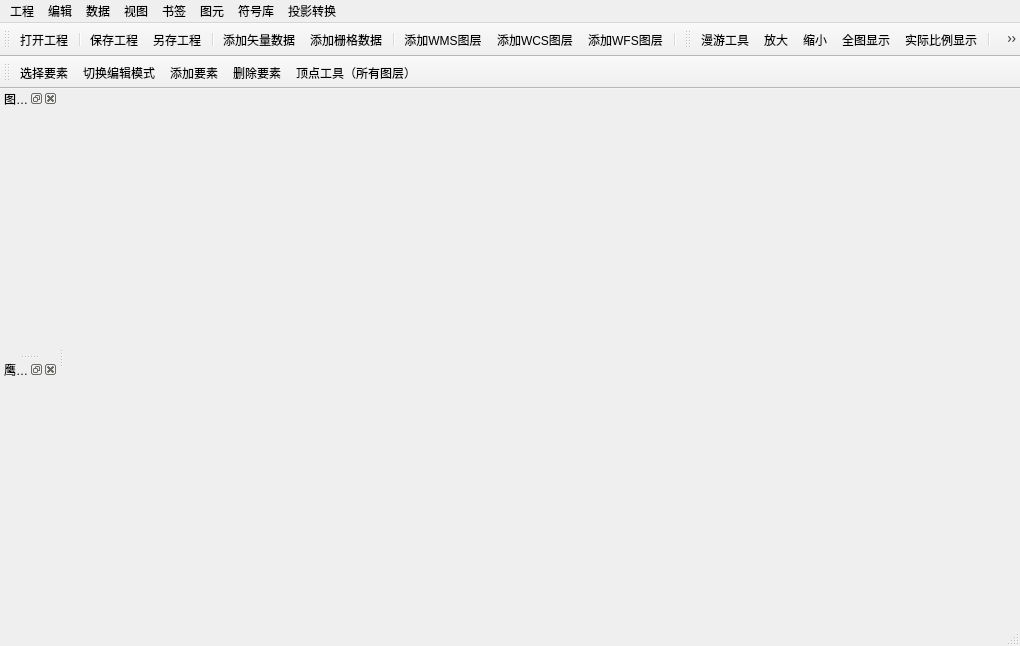
<?xml version="1.0" encoding="UTF-8"?>
<ui version="4.0">
 <class>DataViewerClass</class>
 <widget class="QMainWindow" name="DataViewerClass">
  <property name="geometry">
   <rect>
    <x>0</x>
    <y>0</y>
    <width>1020</width>
    <height>646</height>
   </rect>
  </property>
  <property name="windowTitle">
   <string>DataViewer</string>
  </property>
  <widget class="QWidget" name="centralWidget"/>
  <widget class="QMenuBar" name="menuBar">
   <property name="geometry">
    <rect>
     <x>0</x>
     <y>0</y>
     <width>1020</width>
     <height>23</height>
    </rect>
   </property>
   <widget class="QMenu" name="menuFile">
    <property name="title">
     <string>工程</string>
    </property>
    <addaction name="actionNewProject"/>
    <addaction name="actionOpenProject"/>
    <addaction name="actionSaveProject"/>
    <addaction name="actionSaveAsProject"/>
    <addaction name="separator"/>
    <addaction name="actionExit"/>
   </widget>
   <widget class="QMenu" name="menuData">
    <property name="title">
     <string>数据</string>
    </property>
    <widget class="QMenu" name="menuMeasure">
     <property name="title">
      <string>测量</string>
     </property>
     <addaction name="actionMeasureLine"/>
     <addaction name="actionMeasureArea"/>
     <addaction name="actionMeasureAngle"/>
    </widget>
    <addaction name="actionAddVectorData"/>
    <addaction name="actionAddRasterData"/>
    <addaction name="actionAddWmsLayer"/>
    <addaction name="actionAddWfsLayer"/>
    <addaction name="actionAddWcsLayer"/>
    <addaction name="separator"/>
    <addaction name="menuMeasure"/>
   </widget>
   <widget class="QMenu" name="menuBookMark">
    <property name="title">
     <string>书签</string>
    </property>
    <addaction name="actionNewBookmark"/>
    <addaction name="actionShowBookmarks"/>
   </widget>
   <widget class="QMenu" name="menuView">
    <property name="title">
     <string>视图</string>
    </property>
    <addaction name="actionLayerTreeControl"/>
    <addaction name="actionOverviewMap"/>
   </widget>
   <widget class="QMenu" name="menuInputGraph">
    <property name="title">
     <string>图元</string>
    </property>
    <addaction name="actionPolyline"/>
    <addaction name="actionSelectFetures"/>
   </widget>
   <widget class="QMenu" name="menuStyle">
    <property name="title">
     <string>符号库</string>
    </property>
    <addaction name="actionSelfStyleMng"/>
   </widget>
   <widget class="QMenu" name="menuProject">
    <property name="title">
     <string>投影转换</string>
    </property>
    <addaction name="actionCoordTrans"/>
   </widget>
   <widget class="QMenu" name="menuEdit">
    <property name="title">
     <string>编辑</string>
    </property>
    <widget class="QMenu" name="menu">
     <property name="title">
      <string>编辑几何图形</string>
     </property>
     <addaction name="actionMoveFeatures"/>
     <addaction name="actionCopyAndMoveFeatures"/>
     <addaction name="actionRotateFeatures"/>
     <addaction name="actionMergeSelectedFeatures"/>
     <addaction name="actionSplitFeatures"/>
     <addaction name="actionScaleFeatures"/>
     <addaction name="actionSimplifyingFeatures"/>
     <addaction name="actionOffsetCurves"/>
     <addaction name="actionReverseLine"/>
    </widget>
    <action name=""/>
    <addaction name="actionUndo"/>
    <addaction name="actionRedo"/>
    <addaction name="separator"/>
    <addaction name="menu"/>
   </widget>
   <addaction name="menuFile"/>
   <addaction name="menuEdit"/>
   <addaction name="menuData"/>
   <addaction name="menuView"/>
   <addaction name="menuBookMark"/>
   <addaction name="menuInputGraph"/>
   <addaction name="menuStyle"/>
   <addaction name="menuProject"/>
  </widget>
  <widget class="QToolBar" name="mainToolBar">
   <attribute name="toolBarArea">
    <enum>TopToolBarArea</enum>
   </attribute>
   <attribute name="toolBarBreak">
    <bool>false</bool>
   </attribute>
   <addaction name="actionOpenProject"/>
   <addaction name="separator"/>
   <addaction name="actionSaveProject"/>
   <addaction name="actionSaveAsProject"/>
   <addaction name="separator"/>
   <addaction name="actionAddVectorData"/>
   <addaction name="actionAddRasterData"/>
   <addaction name="separator"/>
   <addaction name="actionAddWmsLayer"/>
   <addaction name="actionAddWcsLayer"/>
   <addaction name="actionAddWfsLayer"/>
   <addaction name="separator"/>
  </widget>
  <widget class="QStatusBar" name="statusBar"/>
  <widget class="QToolBar" name="toolBar">
   <property name="windowTitle">
    <string>toolBar</string>
   </property>
   <attribute name="toolBarArea">
    <enum>TopToolBarArea</enum>
   </attribute>
   <attribute name="toolBarBreak">
    <bool>false</bool>
   </attribute>
   <addaction name="actionPan"/>
   <addaction name="actionZoomIn"/>
   <addaction name="actionZoomOut"/>
   <addaction name="actionFullExtent"/>
   <addaction name="actionZoomActual"/>
   <addaction name="separator"/>
   <addaction name="actionNewBookmark"/>
   <addaction name="actionShowBookmarks"/>
   <addaction name="separator"/>
   <addaction name="actionMeasureLine"/>
   <addaction name="actionMeasureArea"/>
   <addaction name="actionCoordTrans"/>
   <addaction name="actionAddPolygon"/>
   <addaction name="actionOpenAttrTable"/>
   <addaction name="actionOpenFields"/>
   <addaction name="actionStylelibMng"/>
   <addaction name="separator"/>
  </widget>
  <widget class="QDockWidget" name="LayerTreeControl">
   <property name="windowTitle">
    <string>图层管理器</string>
   </property>
   <attribute name="dockWidgetArea">
    <number>1</number>
   </attribute>
   <widget class="QWidget" name="dockWidgetContents"/>
  </widget>
  <widget class="QDockWidget" name="OverviewMap">
   <property name="floating">
    <bool>false</bool>
   </property>
   <property name="windowTitle">
    <string>鹰眼图</string>
   </property>
   <attribute name="dockWidgetArea">
    <number>1</number>
   </attribute>
   <widget class="QWidget" name="dockWidgetContents_2"/>
  </widget>
  <widget class="QToolBar" name="toolBar_2">
   <property name="windowTitle">
    <string>toolBar_2</string>
   </property>
   <attribute name="toolBarArea">
    <enum>TopToolBarArea</enum>
   </attribute>
   <attribute name="toolBarBreak">
    <bool>true</bool>
   </attribute>
   <addaction name="actionSelectFetures"/>
   <addaction name="actionSwitchEdictable"/>
   <addaction name="actionAddGeometry"/>
   <addaction name="actionDeleteFeatures"/>
   <addaction name="actionVertexTool"/>
  </widget>
  <action name="actionAddVectorData">
   <property name="icon">
    <iconset resource="dataviewer.qrc">
     <normaloff>:/Resources/mActionAddOgrLayer.svg</normaloff>:/Resources/mActionAddOgrLayer.svg</iconset>
   </property>
   <property name="text">
    <string>添加矢量数据</string>
   </property>
   <property name="toolTip">
    <string>添加矢量数据</string>
   </property>
  </action>
  <action name="actionAddRasterData">
   <property name="icon">
    <iconset resource="dataviewer.qrc">
     <normaloff>:/Resources/mActionAddRasterLayer.svg</normaloff>:/Resources/mActionAddRasterLayer.svg</iconset>
   </property>
   <property name="text">
    <string>添加栅格数据</string>
   </property>
   <property name="toolTip">
    <string>添加栅格数据</string>
   </property>
  </action>
  <action name="actionAddWmsLayer">
   <property name="icon">
    <iconset resource="dataviewer.qrc">
     <normaloff>:/Resources/mActionAddWmsLayer.svg</normaloff>:/Resources/mActionAddWmsLayer.svg</iconset>
   </property>
   <property name="text">
    <string>添加WMS图层</string>
   </property>
   <property name="toolTip">
    <string>添加WMS图层</string>
   </property>
  </action>
  <action name="actionAddWfsLayer">
   <property name="icon">
    <iconset resource="dataviewer.qrc">
     <normaloff>:/Resources/mActionAddWfsLayer.svg</normaloff>:/Resources/mActionAddWfsLayer.svg</iconset>
   </property>
   <property name="text">
    <string>添加WFS图层</string>
   </property>
   <property name="toolTip">
    <string>添加WFS图层</string>
   </property>
  </action>
  <action name="actionAddWcsLayer">
   <property name="icon">
    <iconset resource="dataviewer.qrc">
     <normaloff>:/Resources/mActionAddWcsLayer.svg</normaloff>:/Resources/mActionAddWcsLayer.svg</iconset>
   </property>
   <property name="text">
    <string>添加WCS图层</string>
   </property>
   <property name="toolTip">
    <string>添加WCS图层</string>
   </property>
  </action>
  <action name="actionZoomIn">
   <property name="icon">
    <iconset resource="dataviewer.qrc">
     <normaloff>:/Resources/mActionZoomIn.svg</normaloff>:/Resources/mActionZoomIn.svg</iconset>
   </property>
   <property name="text">
    <string>放大</string>
   </property>
   <property name="toolTip">
    <string>放大</string>
   </property>
  </action>
  <action name="actionZoomOut">
   <property name="icon">
    <iconset resource="dataviewer.qrc">
     <normaloff>:/Resources/mActionZoomOut.svg</normaloff>:/Resources/mActionZoomOut.svg</iconset>
   </property>
   <property name="text">
    <string>缩小</string>
   </property>
   <property name="toolTip">
    <string>缩小</string>
   </property>
  </action>
  <action name="actionFullExtent">
   <property name="icon">
    <iconset resource="dataviewer.qrc">
     <normaloff>:/Resources/mActionZoomFullExtent.svg</normaloff>:/Resources/mActionZoomFullExtent.svg</iconset>
   </property>
   <property name="text">
    <string>全图显示</string>
   </property>
   <property name="toolTip">
    <string>全图显示</string>
   </property>
  </action>
  <action name="actionZoomActual">
   <property name="icon">
    <iconset resource="dataviewer.qrc">
     <normaloff>:/Resources/mActionZoomActual.svg</normaloff>:/Resources/mActionZoomActual.svg</iconset>
   </property>
   <property name="text">
    <string>实际比例显示</string>
   </property>
   <property name="toolTip">
    <string>实际比例显示</string>
   </property>
  </action>
  <action name="actionNewBookmark">
   <property name="icon">
    <iconset resource="dataviewer.qrc">
     <normaloff>:/Resources/mActionNewBookmark.svg</normaloff>:/Resources/mActionNewBookmark.svg</iconset>
   </property>
   <property name="text">
    <string>新建地图书签</string>
   </property>
   <property name="toolTip">
    <string>新建地图书签</string>
   </property>
  </action>
  <action name="actionShowBookmarks">
   <property name="icon">
    <iconset resource="dataviewer.qrc">
     <normaloff>:/Resources/mActionShowBookmarks.svg</normaloff>:/Resources/mActionShowBookmarks.svg</iconset>
   </property>
   <property name="text">
    <string>显示地图书签</string>
   </property>
   <property name="toolTip">
    <string>显示地图书签</string>
   </property>
  </action>
  <action name="actionPan">
   <property name="icon">
    <iconset resource="dataviewer.qrc">
     <normaloff>:/Resources/mActionPan.svg</normaloff>:/Resources/mActionPan.svg</iconset>
   </property>
   <property name="text">
    <string>漫游工具</string>
   </property>
   <property name="toolTip">
    <string>漫游工具</string>
   </property>
  </action>
  <action name="actionOpenProject">
   <property name="icon">
    <iconset resource="dataviewer.qrc">
     <normaloff>:/Resources/mActionFileOpen.svg</normaloff>:/Resources/mActionFileOpen.svg</iconset>
   </property>
   <property name="text">
    <string>打开工程</string>
   </property>
   <property name="toolTip">
    <string>打开QGIS工程</string>
   </property>
  </action>
  <action name="actionSaveProject">
   <property name="icon">
    <iconset resource="dataviewer.qrc">
     <normaloff>:/Resources/mActionFileSave.svg</normaloff>:/Resources/mActionFileSave.svg</iconset>
   </property>
   <property name="text">
    <string>保存工程</string>
   </property>
   <property name="toolTip">
    <string>保存QGIS工程文件</string>
   </property>
  </action>
  <action name="actionSaveAsProject">
   <property name="icon">
    <iconset resource="dataviewer.qrc">
     <normaloff>:/Resources/mActionFileSaveAs.svg</normaloff>:/Resources/mActionFileSaveAs.svg</iconset>
   </property>
   <property name="text">
    <string>另存工程</string>
   </property>
   <property name="toolTip">
    <string>QGIS工程另存为</string>
   </property>
  </action>
  <action name="actionExit">
   <property name="text">
    <string>退出</string>
   </property>
  </action>
  <action name="actionNewProject">
   <property name="icon">
    <iconset resource="dataviewer.qrc">
     <normaloff>:/Resources/mActionFileNew.svg</normaloff>:/Resources/mActionFileNew.svg</iconset>
   </property>
   <property name="text">
    <string>新建工程</string>
   </property>
   <property name="toolTip">
    <string>新建工程</string>
   </property>
  </action>
  <action name="actionOverviewMap">
   <property name="text">
    <string>鹰眼图</string>
   </property>
   <property name="toolTip">
    <string>鹰眼图</string>
   </property>
  </action>
  <action name="actionLayerTreeControl">
   <property name="text">
    <string>图层管理器</string>
   </property>
   <property name="toolTip">
    <string>图层管理器</string>
   </property>
  </action>
  <action name="actionMeasureLine">
   <property name="icon">
    <iconset resource="dataviewer.qrc">
     <normaloff>:/Resources/mActionMeasure.svg</normaloff>:/Resources/mActionMeasure.svg</iconset>
   </property>
   <property name="text">
    <string>测量线段</string>
   </property>
  </action>
  <action name="actionMeasureArea">
   <property name="icon">
    <iconset resource="dataviewer.qrc">
     <normaloff>:/Resources/mActionMeasureArea.svg</normaloff>:/Resources/mActionMeasureArea.svg</iconset>
   </property>
   <property name="text">
    <string>测量面积</string>
   </property>
   <property name="toolTip">
    <string>测量面积</string>
   </property>
  </action>
  <action name="actionMeasureAngle">
   <property name="icon">
    <iconset resource="dataviewer.qrc">
     <normaloff>:/Resources/mActionMeasureAngle.svg</normaloff>:/Resources/mActionMeasureAngle.svg</iconset>
   </property>
   <property name="text">
    <string>测量角度</string>
   </property>
   <property name="toolTip">
    <string>测量角度</string>
   </property>
  </action>
  <action name="actionMeasure">
   <property name="text">
    <string>测量</string>
   </property>
  </action>
  <action name="actionPolyline">
   <property name="text">
    <string>Polyline(&amp;P)</string>
   </property>
  </action>
  <action name="actionCoordTrans">
   <property name="icon">
    <iconset>
     <normalon>:/Resources/mActionProject.png</normalon>
    </iconset>
   </property>
   <property name="text">
    <string>矢量坐标转换</string>
   </property>
  </action>
  <action name="actionAddPolygon">
   <property name="icon">
    <iconset resource="dataviewer.qrc">
     <normaloff>:/Resources/mActionNewBookmark.svg</normaloff>:/Resources/mActionNewBookmark.svg</iconset>
   </property>
   <property name="text">
    <string>添加面要素</string>
   </property>
  </action>
  <action name="actionOpenAttrTable">
   <property name="icon">
    <iconset resource="dataviewer.qrc">
     <normaloff>:/Resources/attributes.svg</normaloff>:/Resources/attributes.svg</iconset>
   </property>
   <property name="text">
    <string>查看属性表</string>
   </property>
  </action>
  <action name="actionOpenFields">
   <property name="icon">
    <iconset resource="dataviewer.qrc">
     <normaloff>:/Resources/mSourceFields.svg</normaloff>:/Resources/mSourceFields.svg</iconset>
   </property>
   <property name="text">
    <string>查看字段</string>
   </property>
  </action>
  <action name="actionStylelibMng">
   <property name="icon">
    <iconset theme="符号库管理" resource="dataviewer.qrc">
     <normaloff>:/Resources/mActionRemoveLayer.svg</normaloff>:/Resources/mActionRemoveLayer.svg</iconset>
   </property>
   <property name="text">
    <string>符号库管理</string>
   </property>
   <property name="toolTip">
    <string>符号库管理</string>
   </property>
  </action>
  <action name="actionSelfStyleMng">
   <property name="text">
    <string>符号管理器</string>
   </property>
  </action>
  <action name="actionAddGeometry">
   <property name="checkable">
    <bool>true</bool>
   </property>
   <property name="icon">
    <iconset resource="dataviewer.qrc">
     <normaloff>:/Resources/编辑.png</normaloff>:/Resources/编辑.png</iconset>
   </property>
   <property name="text">
    <string>添加要素</string>
   </property>
   <property name="toolTip">
    <string>添加几何要素</string>
   </property>
  </action>
  <action name="actionSelectFetures">
   <property name="checkable">
    <bool>true</bool>
   </property>
   <property name="icon">
    <iconset resource="dataviewer.qrc">
     <normaloff>:/Resources/mActionSelectRectangle.svg</normaloff>:/Resources/mActionSelectRectangle.svg</iconset>
   </property>
   <property name="text">
    <string>选择要素</string>
   </property>
   <property name="toolTip">
    <string>选择几何要素</string>
   </property>
  </action>
  <action name="actionUndo">
   <property name="icon">
    <iconset resource="dataviewer.qrc">
     <normaloff>:/Resources/撤销.png</normaloff>:/Resources/撤销.png</iconset>
   </property>
   <property name="text">
    <string>撤销</string>
   </property>
  </action>
  <action name="actionRedo">
   <property name="icon">
    <iconset resource="dataviewer.qrc">
     <normaloff>:/Resources/重做.png</normaloff>:/Resources/重做.png</iconset>
   </property>
   <property name="text">
    <string>重做</string>
   </property>
  </action>
  <action name="actionMoveFeatures">
   <property name="text">
    <string>移动要素</string>
   </property>
  </action>
  <action name="actionCopyAndMoveFeatures">
   <property name="text">
    <string>复制并移动要素</string>
   </property>
  </action>
  <action name="actionRotateFeatures">
   <property name="text">
    <string>旋转要素</string>
   </property>
  </action>
  <action name="actionScaleFeatures">
   <property name="text">
    <string>缩放要素</string>
   </property>
  </action>
  <action name="actionSimplifyingFeatures">
   <property name="text">
    <string>简化要素</string>
   </property>
  </action>
  <action name="actionAddRings">
   <property name="text">
    <string>添加环</string>
   </property>
  </action>
  <action name="actionAddParts">
   <property name="text">
    <string>添加部件</string>
   </property>
  </action>
  <action name="actionFillRings">
   <property name="text">
    <string>填充环</string>
   </property>
  </action>
  <action name="actionDeleteRings">
   <property name="text">
    <string>删除环</string>
   </property>
  </action>
  <action name="actionDeleteParts">
   <property name="text">
    <string>删除部件</string>
   </property>
  </action>
  <action name="actionReshapeFeatures">
   <property name="text">
    <string>重塑要素</string>
   </property>
  </action>
  <action name="actionOffsetCurves">
   <property name="text">
    <string>偏移曲线</string>
   </property>
  </action>
  <action name="actionSplitFeatures">
   <property name="text">
    <string>分割要素</string>
   </property>
  </action>
  <action name="actionSplitParts">
   <property name="text">
    <string>分割部件</string>
   </property>
  </action>
  <action name="actionMergeSelectedFeatures">
   <property name="text">
    <string>合并所选要素</string>
   </property>
  </action>
  <action name="actionVertexTool">
   <property name="icon">
    <iconset resource="dataviewer.qrc">
     <normaloff>:/Resources/mActionVertexTool.svg</normaloff>:/Resources/mActionVertexTool.svg</iconset>
   </property>
   <property name="text">
    <string>顶点工具（所有图层）</string>
   </property>
  </action>
  <action name="actionReverseLine">
   <property name="text">
    <string>反转线</string>
   </property>
  </action>
  <action name="actionCropOrExpandFeatures">
   <property name="text">
    <string>裁剪/扩展要素</string>
   </property>
  </action>
  <action name="actionSwitchEdictable">
   <property name="checkable">
    <bool>true</bool>
   </property>
   <property name="icon">
    <iconset resource="dataviewer.qrc">
     <normaloff>:/Resources/mIconEditableEdits.svg</normaloff>:/Resources/mIconEditableEdits.svg</iconset>
   </property>
   <property name="text">
    <string>切换编辑模式</string>
   </property>
   <property name="toolTip">
    <string>切换编辑模式</string>
   </property>
  </action>
  <action name="actionDeleteFeatures">
   <property name="icon">
    <iconset resource="dataviewer.qrc">
     <normaloff>:/Resources/mActionDeleteSelectedFeatures.svg</normaloff>:/Resources/mActionDeleteSelectedFeatures.svg</iconset>
   </property>
   <property name="text">
    <string>删除要素</string>
   </property>
  </action>
 </widget>
 <layoutdefault spacing="6" margin="11"/>
 <resources>
  <include location="dataviewer.qrc"/>
 </resources>
 <connections/>
</ui>
